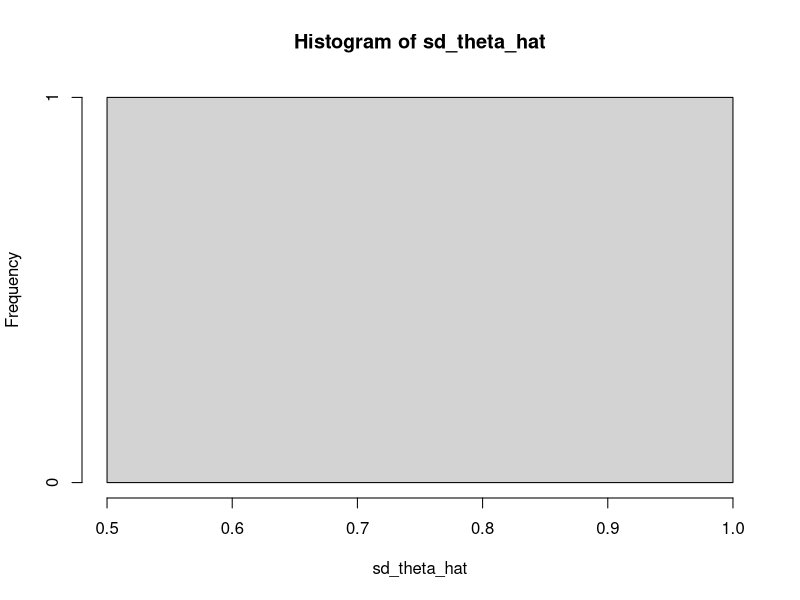

Reproduce this figure in R.
n = 1000
uni = runif(n)
sd_theta_tilde = 1/(sqrt(n*(n+2)))
sd_theta_hat = (sqrt(3)*1)/3
pdf(file="estimatorer1.pdf")
#hist(sd_theta_tilde, breaks = "Sturges")
hist(sd_theta_hat, breaks = "Sturges")
dev.off()

